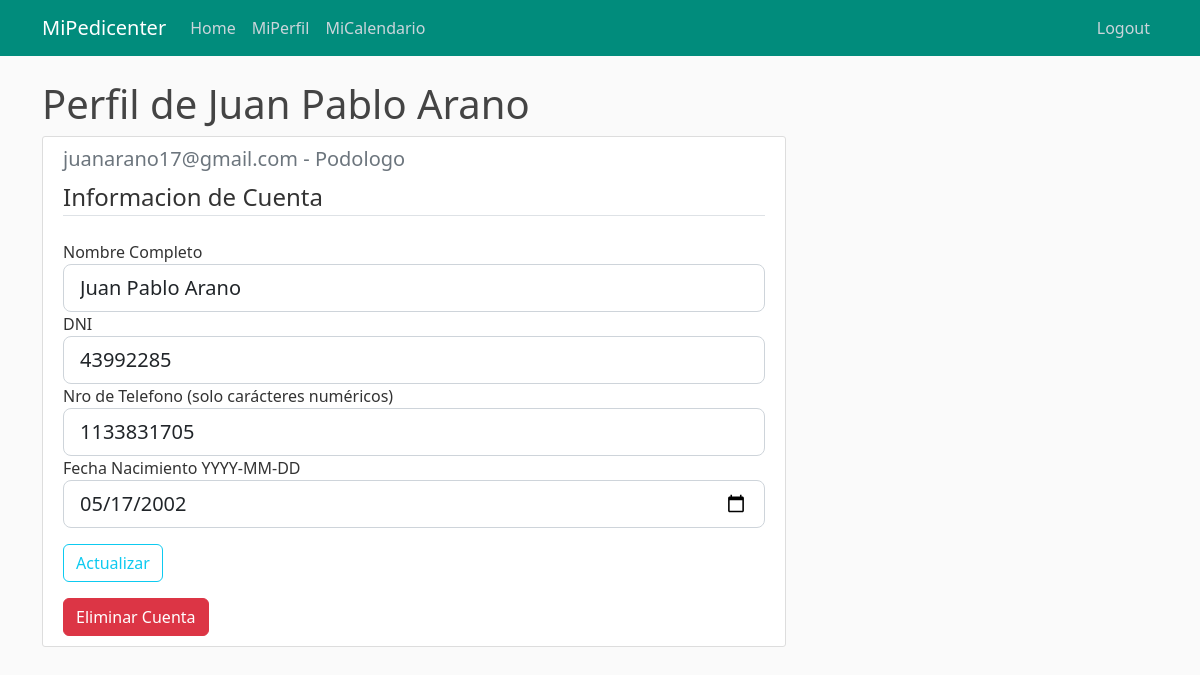
/mi-perfil (signed in), run on an earlier commit of the app's database.
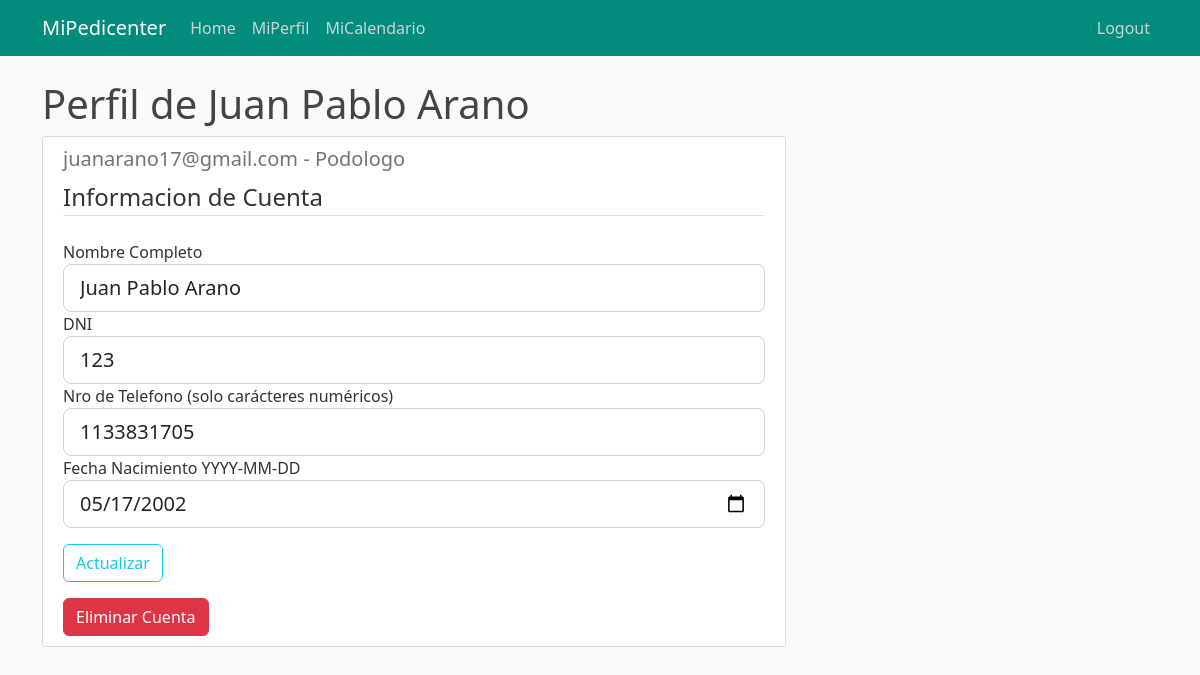
And on a later commit of the database.
### appmipedicenter/models.py (models this page shows, shortened)
class Empleado(db.Model, UserMixin):
        id = db.Column(db.String, primary_key=True) # Es E-mail
        dni = db.Column(db.Integer, unique=True, nullable=False)
        username = db.Column(db.String, nullable=False)
        fecha_nacimiento = db.Column(db.Date, nullable=False)
        telefono = db.Column(db.Integer, nullable=False)
        password = db.Column(db.String, nullable=False)
        id_tipo = db.Column(db.Integer, db.ForeignKey('tipoempleado.id_tipo'), nullable=False)
        historia_clinica = db.relationship('Historiaclinica', backref='Escritor', lazy=True)
        turno = db.relationship('Turno', backref='Podologo', lazy=True)

class Tipoempleado(db.Model):
        id_tipo = db.Column(db.Integer, primary_key=True)
        nombre = db.Column(db.String, nullable=False)
        descripcion = db.Column(db.String, nullable=True, default='')
        empleado = db.relationship('Empleado', backref='Tipo', lazy=True)

### appmipedicenter/empleado/routes.py (the view)
@empleado.route("/mi-perfil", methods=['GET','POST'])
@login_required
def mi_perfil():
        cuenta_tipo = Tipoempleado.query.filter_by(id_tipo = current_user.id_tipo).first()
        form = UpdateAccountForm()
        if form.validate_on_submit():
                current_user.username= form.username.data
                current_user.dni= form.dni.data
                current_user.telefono= form.telefono.data
                current_user.fecha_nacimiento= form.fecha_nacimiento.data
                db.session.commit()
                flash('Los datos de tu cuenta han sido actualizados.', 'success')
                return redirect(url_for('empleado.mi_perfil'))
        elif request.method=='GET':
                form.username.data = current_user.username
                form.dni.data = current_user.dni
                form.telefono.data = current_user.telefono
                form.fecha_nacimiento.data = current_user.fecha_nacimiento
        return render_template('mi_perfil.html', title="MiPerfil", form=form, cuenta_tipo = cuenta_tipo)

### appmipedicenter/empleado/forms.py (shortened to what this page needs)
class UpdateAccountForm(FlaskForm):
    username = StringField('Nombre Completo', validators=[DataRequired()])
    dni = IntegerField('DNI', validators=[DataRequired()])
    fecha_nacimiento = DateField('Fecha Nacimiento YYYY-MM-DD', validators=[DataRequired()])
    telefono = IntegerField('Nro de Telefono (solo carácteres numéricos)', validators=[DataRequired()])
    submit = SubmitField('Actualizar')

### appmipedicenter/models.py (called while the page is built)
@login_manager.user_loader
def load_user(empleado_id):
        return Empleado.query.get(empleado_id)

### appmipedicenter/templates/mi_perfil.html (shortened to what this page needs)
{% extends "layout.html" %}
{% block content %}
    <h1>Perfil de {{ current_user.username }}</h1>
    <div class="content-section col-md-8">
        <div class="media">
            <div class="media-body">
                <h5 class="text-secondary"> {{ current_user.id }} - {{ cuenta_tipo.nombre }}</h5>
            </div>
        </div>
        <form method="POST" action="" enctype="multipart/form-data">
            <fieldset class="form-group">
                <legend class="border-bottom mb-4">Informacion de Cuenta</legend>
                <div class="form-group">
                    {{ form.username.label(class="form-control-label") }}
                    {% if form.username.errors %}
                        {{ form.username(class="form-control form-control-lg is-invalid") }}
                        <div class="invalid-feedback">
                            {% for error in form.username.errors %}
                                <span>{{ error }}</span>
                            {% endfor %}
                        </div>
                    {% else %}
                        {{ form.username(class="form-control form-control-lg") }}
                    {% endif %}
                </div>
                <div class="form-group">
                    {{ form.dni.label(class="form-control-label") }}
                    {% if form.dni.errors %}
                        {{ form.dni(class="form-control form-control-lg is-invalid") }}
                        <div class="invalid-feedback">
                            {% for error in form.dni.errors %}
                                <span>{{ error }}</span>
                            {% endfor %}
                        </div>
                    {% else %}
                        {{ form.dni(class="form-control form-control-lg") }}
                    {% endif %}
                </div>
                <div class="form-group">
                    {{ form.telefono.label(class="form-control-label") }}
                    {% if form.telefono.errors %}
                        {{ form.telefono(class="form-control form-control-lg is-invalid") }}
                        <div class="invalid-feedback">
                            {% for error in form.telefono.errors %}
                                <span>{{ error }}</span>
                            {% endfor %}
                        </div>
                    {% else %}
                        {{ form.telefono(class="form-control form-control-lg") }}
                    {% endif %}
                </div>
                <div class="form-group">
                    {{ form.fecha_nacimiento.label(class="form-control-label") }}
                    {% if form.fecha_nacimiento.errors %}
                        {{ form.fecha_nacimiento(class="form-control form-control-lg is-invalid") }}
                        <div class="invalid-feedback">
                            {% for error in form.fecha_nacimiento.errors %}
                                <span>{{ error }}</span>
                            {% endfor %}
                        </div>
                    {% else %}
                        {{ form.fecha_nacimiento(class="form-control form-control-lg") }}
                    {% endif %}
                </div>
            </fieldset>
            <div class="form-group">
                {{ form.submit(class="btn btn-outline-info") }}
            </div>
        </form>
        <form action="{{ url_for('empleado.eliminar_cuenta', id = current_user.id) }}" method="POST">
            <input class="btn btn-danger" type="submit" value="Eliminar Cuenta">
        </form>
    </div>
{% endblock content %}

### appmipedicenter/templates/layout.html (shortened to what this page needs)
<!DOCTYPE html>
<html lang="en">
<head>
    <link href="https://cdn.jsdelivr.net/npm/bootstrap@5.2.0-beta1/dist/css/bootstrap.min.css" rel="stylesheet">
    <link rel="stylesheet" type="text/css" href="{{ url_for('static', filename='css/main.css') }}">
</head>
<body>
    <header class="site-header">
        <nav class="navbar navbar-expand-md navbar-dark bg-steel fixed-top">
            <div class="container">
                <a class="navbar-brand mr-4" href="/">MiPedicenter</a>
                <div class="collapse navbar-collapse" id="navbarToggle">
                    <div class="navbar-nav mr-auto">
                        <a class="nav-item nav-link" href="{{ url_for('main.home') }}">Home</a>
                        {% if current_user.is_authenticated %}
                            <a class="nav-item nav-link" href="{{ url_for('empleado.mi_perfil') }}">MiPerfil</a>
                            <a class="nav-item nav-link" href="{{ url_for('turno.mi_calendario') }}">MiCalendario</a>
                        {% endif %}
                    </div>
                </div>
                <div class="navbar-nav">
                    {% if current_user.is_authenticated %}
                        <a class="nav-item nav-link" href="{{ url_for('empleado.logout') }}">Logout</a>
                    {% else %}
                        <a class="nav-item nav-link" href="{{ url_for('empleado.login') }}">Login</a>
                        <a class="nav-item nav-link" href="{{ url_for('empleado.register') }}">Register</a>
                    {% endif %}
                </div>
            </div>
        </nav>
    </header>
    <main role="main" class="container">
        <div class="row">
            <div class="col-md-12">
                {% block content %}{% endblock content %}
            </div>
        </div>
    </main>
</body>
</html>

### appmipedicenter/static/css/main.css (style rules this page uses)
body { background: #fafafa; color: #333333; margin-top: 5rem; }
h1, h2, h3, h4, h5, h6 { color: #444444; }
.bg-steel { background-color: #018c7c; }
.site-header .navbar-nav .nav-link { color: #cbd5db; }
.content-section { background: #ffffff; padding: 10px 20px; border: 1px solid #dddddd; border-radius: 3px; margin-bottom: 20px; }
:root { --fc-daygrid-event-dot-width: 8px; }
:root { --fc-list-event-dot-width: 10px; --fc-list-event-hover-bg-color: #f5f5f5; }

What changed in the data, as far as the page shows it:
changed Empleado "Juan Pablo Arano": dni "43992285" → "123"
